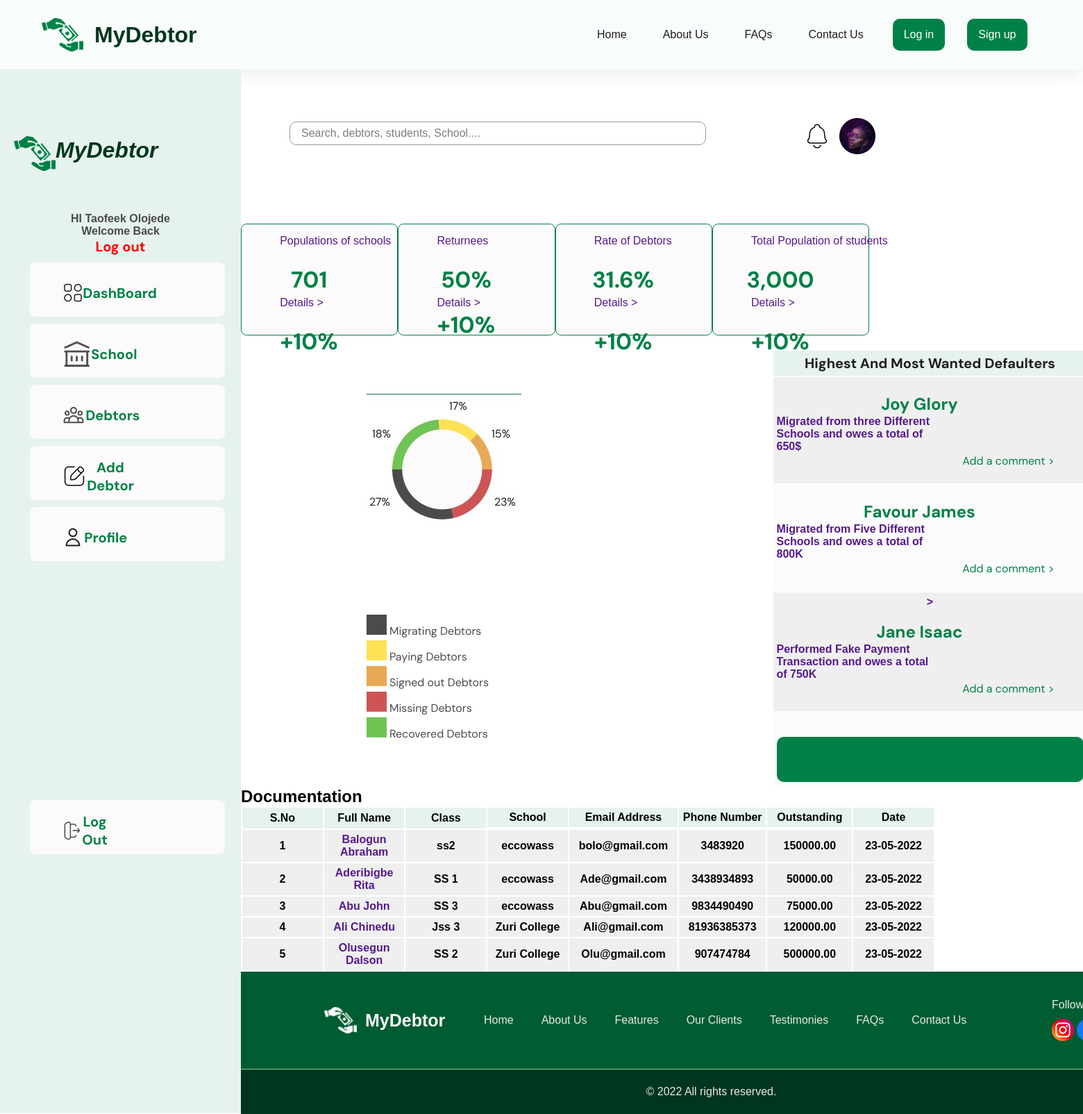
The page /dashboard/ (signed in) on the database as committed earlier.
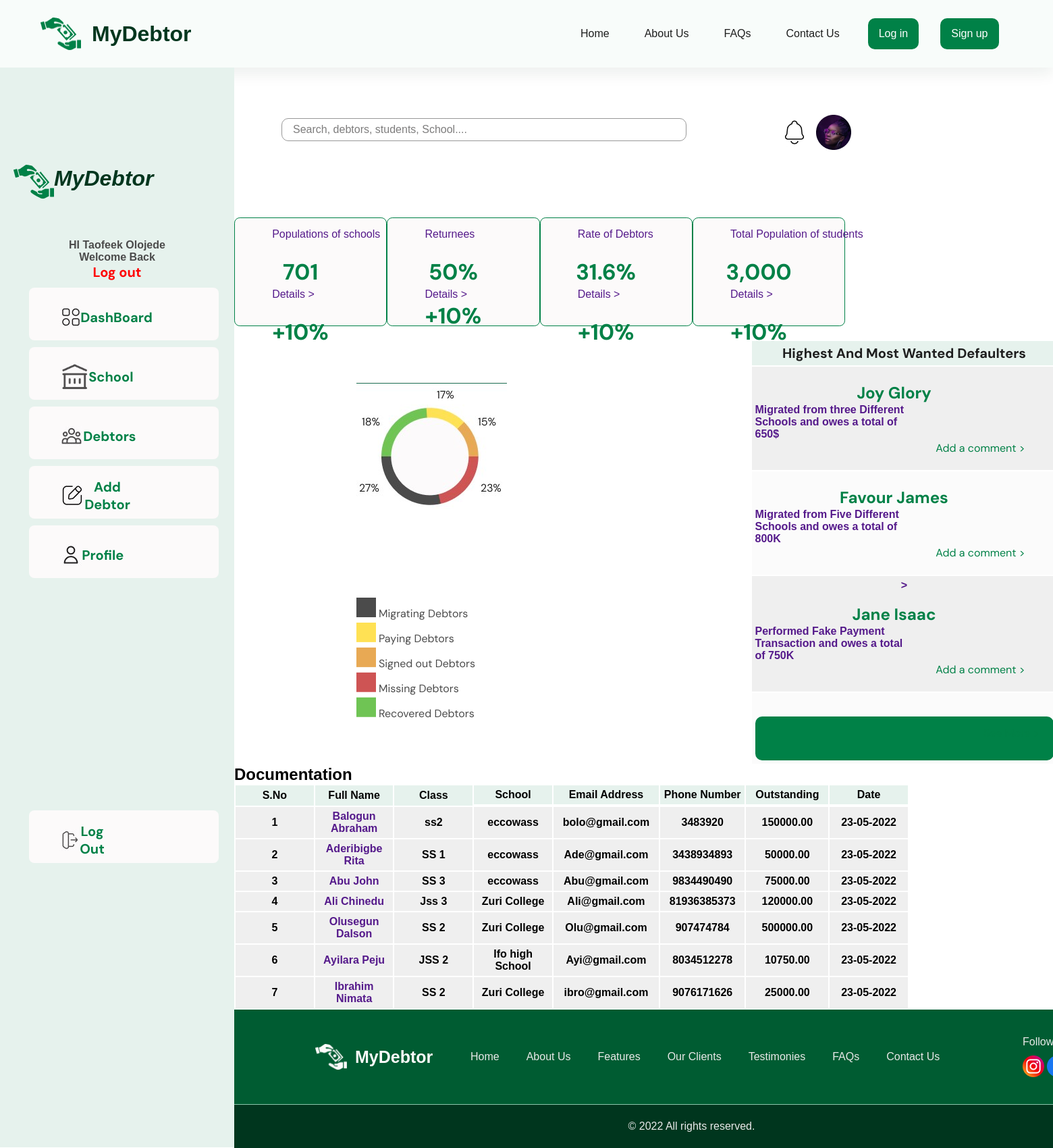
The same page on the database as committed later.
### school/models.py (models this page shows, shortened)
class Debtor(models.Model):
    debtor_name      = models.CharField(max_length=120)
    ward_name        = models.CharField(max_length=120)
    school           = models.CharField(max_length=120)
    debtor_class     = models.CharField(max_length=250)
    amount_indebted  = models.DecimalField(decimal_places=2, max_digits=100000)
    phone_no         = models.DecimalField(decimal_places=0, max_digits=15)
    email            = models.EmailField(max_length=120, default="")
    debtor_image      = models.ImageField(upload_to ='uploads/', blank=True)

### school/views.py (the view, shortened to what this page needs)
# urls.py: path("dashboard/", login_required(ListDebtor.as_view()), name="dashboard"),
class ListDebtor(ListView):
    template_name = 'school/dashboard.html'
    queryset = Debtor.objects.all()

### account/models.py (called while the page is built)
    def __str__(self):
        return f"{self.first_name} {self.last_name}"

### school/templates/school/dashboard.html (shortened to what the changed rows need)
{% extends 'base.html' %}
{% block content %}
<head>
    <link rel="stylesheet" href="../../../static/CSS/style_dashboard.css">
</head>
<body>
    <div class="main_container1">
    <div class="SideBar_Container">
        <div class="Container_for_Population_Pie_Table">
    <div class="Highest_MsWanted">
        <div class="pie_mainContainer" >
                <div class="table_mainContainer">
            <div class="..table_container">
                <ul><li><a href=""> <table>
                    <tr class="Heading-1">
                        <th rowspan="2" colspan="8" class="mostT">Highest And Most Wanted Defaulters</th>
                    </tr>
                </table> </a></li>
            </ul>
            </div>
        </div>
    </div>
        <div class="Table_" style="overflow-x:auto;">
            <div id="Score-Info">
                <h2>Documentation </h2>
            </div>
            <table>
                <tr class="Heading-1">
                    <th rowspan="2">S.No</th>
                    <th rowspan="2">Full Name</th>
                    <th rowspan="2">Class</th>
                    <th>School</th>
                    <th>Email Address</th>
                    <th>Phone Number</th>
                    <th>Outstanding</th>
                    <th>Date</th>
                </tr>
                {% for instance in object_list %}
                <tr class="row-1">
                    <td>{{ instance.id }} </td>
                    <td> <a href="">{{ instance.ward_name }}</a></td>
                    <td class="MTH">{{ instance.debtor_class }}</td>
                    <td class="ENG">{{ instance.school }}</td>
                    <td class="PHY">{{ instance.email }}</td>
                    <td class="CHEM">{{ instance.phone_no }}</td>
                    <td class="BIO">{{ instance.amount_indebted }}</td>
                    <td class="BIO">23-05-2022</td>
                </tr>
                {% endfor %}
            </table>
        </div>
            </div>
</body>
</html>
{% endblock content %}

Rows that differ between the two databases and show on the page:
added Debtor: id "6", ward_name "Ayilara Peju", debtor_class "JSS 2", school "Ifo high School", email "Ayi@gmail.com", phone_no "8034512278", amount_indebted "10750.00"
added Debtor: id "7", ward_name "Ibrahim Nimata", debtor_class "SS 2", school "Zuri College", email "ibro@gmail.com", phone_no "9076171626", amount_indebted "25000.00"
